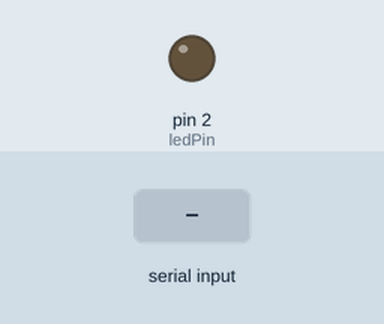
The sketch below on a simulated Arduino Uno, built with avr-gcc and run on an emulated ATmega328P. On the bench: output pins drawn as LEDs (lit = HIGH). Inputs (shaded band) come from the test bench.

Above: at 1.2 s.
1.3 s: "1" received over Serial
At 1.7 s:
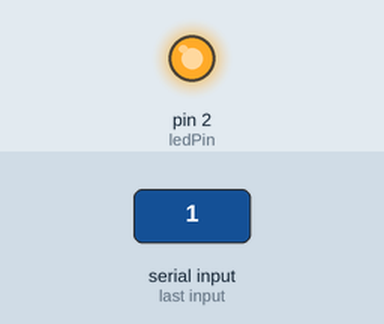
2.8 s: "0" received over Serial
At 4.1 s:
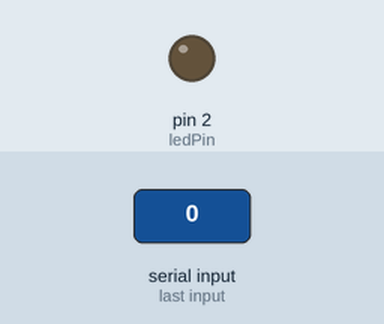
Timing chart, 0 to 5.8 s (numbered marks = the images above; inputs shaded):
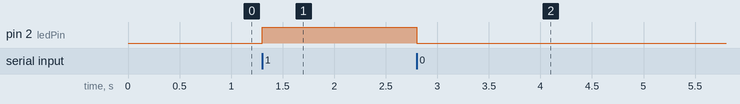

The sketch:

ESP.ino
```cpp
int ledPin=2;
void setup(){
    pinMode(ledPin,OUTPUT);
    Serial.begin(9600);
}

void loop(){
    if (Serial.available()){
        char comando = Serial.read();
        if(comando == '1'){
            digitalWrite(ledPin,HIGH);
          }
          else if(comando == '0'){
              digitalWrite(ledPin,LOW);
            }
      }

  }
```

Measured:
- after the input at 1.3 s, pin 2 (ledPin): LOW → HIGH at once
- after the input at 2.8 s, pin 2 (ledPin): HIGH → LOW at once
